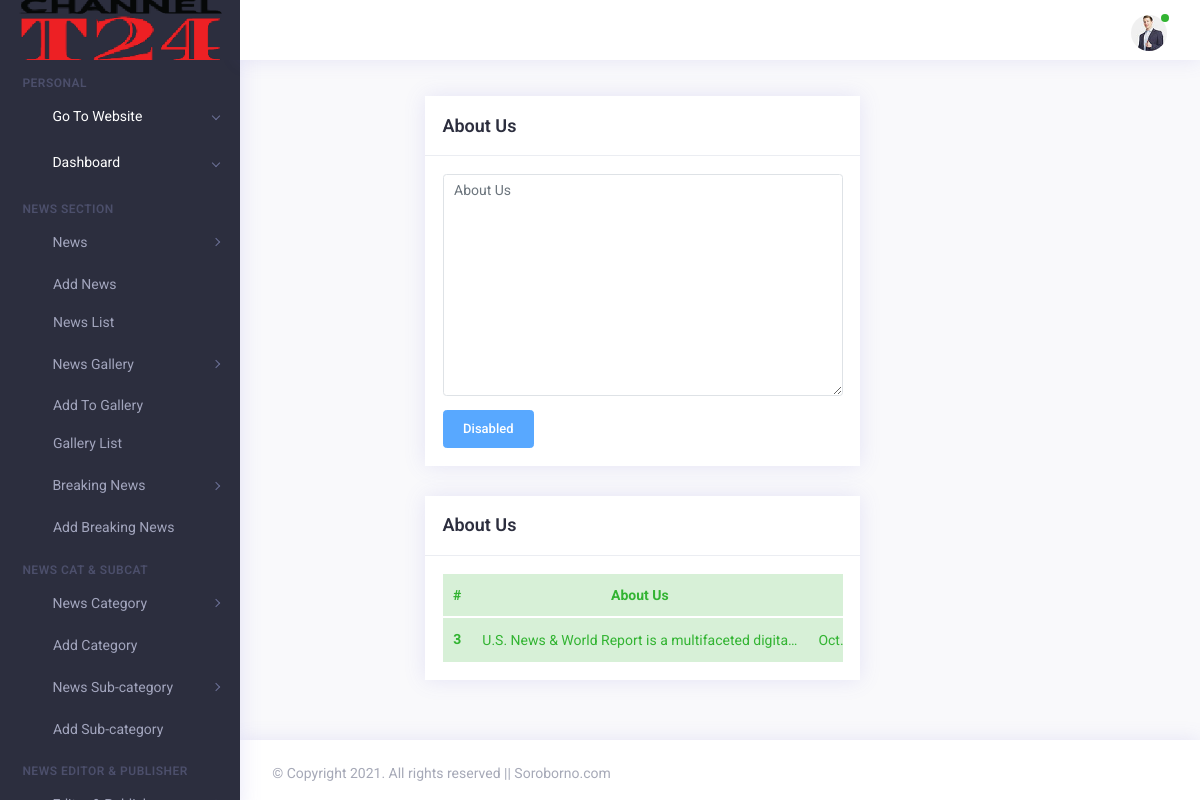
Screenshot of /ap/news/about/us/ (signed in) with the database file from the repository.
### adminPanel/models.py (models this page shows, shortened)
class SiteLogo(models.Model):
    logo = models.ImageField(upload_to="logos")
    added_at = models.DateField(auto_now_add=True)

class AboutUs(models.Model):
    about_us = models.TextField()
    added_at = models.DateTimeField(auto_now_add=True)

### adminPanel/views.py (the view, shortened to what this page needs)
# urls.py: re_path(r'^ap/news/about/us/$', views.ap_aboutUs, name="apAboutUs"),
@login_required(login_url='/ap/login/register')
def ap_aboutUs(request):
    aboutUs = AboutUs.objects.filter().first()
    userProfile = UserProfile.objects.filter(user=request.user).first()
    site_logo = SiteLogo.objects.filter().order_by('-pk').first()
    context = {
        'about_us' : aboutUs,
        'userProfile': userProfile,
        'site_logo': site_logo,
    }
    return render(request, 'back-end/admin_panel/about_us.html', context)

### core/templates/back-end/admin_panel/about_us.html (shortened to what this page needs)
{% extends 'back-end/admin_panel/index.html' %}
{% load static %}
{% block main-block %}
<div class="app-main" id="main">
    <div class="container-fluid">
        <div class="row">
            <div class="col-xl-2"></div>
            <div class="col-xl-6">
            </div>
            <div class="col-xl-2"></div>
        </div>
        <div class="row">
            <div class="col-xl-2"></div>
            <div class="col-xl-6">
                <div class="row">
                    <div class="col-xl-12">
                        <div class="card card-statistics">
                            <div class="card-header">
                                <div class="card-heading">
                                    <h4 class="card-title">About Us</h4>
                                </div>
                            </div>
                            <div class="card-body">
                                <form action="{% url 'apAboutUs' %}" method="POST" enctype="multipart/form-data">
                                    <div class="form-row">
                                        <div class="form-group col-md-12">
                                            <textarea name="about_us" id="about_us" class="form-control" maxlength="285" style="width:100%;"
                                                      cols="30" rows="10" placeholder="About Us" required></textarea>
                                        </div>
                                    </div>
                                    {% if about_us %}
                                    <button type="submit" class="btn btn-primary" disabled>Disabled</button>
                                    {% else %}
                                    <button type="submit" class="btn btn-primary">Add</button>
                                    {% endif %}
                                </form>
                            </div>
                        </div>
                    </div>
                    <div class="col-xl-12">
                        <div class="card card-statistics">
                            <div class="card-header">
                                <div class="card-heading">
                                    <h4 class="card-title">About Us</h4>
                                </div>
                            </div>
                            <div class="card-body">
                                <div class="table-responsive">
                                    <table class="table table-success mb-0">
                                        <thead>
                                        <tr>
                                            <th scope="col" class="text-center">#</th>
                                            <th scope="col" class="text-center">About Us</th>
                                            <th scope="col" class="text-center">Added</th>
                                        </tr>
                                        </thead>
                                        <tbody>
                                        {% if about_us %}
                                        <tr>
                                            <th scope="row" class="text-center">{{about_us.pk}}</th>
                                            <td class="text-center">{{about_us.about_us|truncatechars:50}}</td>
                                            <td class="text-center">{{about_us.added_at}}</td>
                                        </tr>
                                        {% else %}
                                        <h3 class="text-center">Contact Info not added yet!</h3>
                                        {% endif %}
                                        </tbody>
                                    </table>
                                </div>
                            </div>
                        </div>
                    </div>
                </div>
            </div>
            <div class="col-xl-2"></div>
        </div>
    </div>
</div>
{% endblock %}

### core/templates/back-end/admin_panel/index.html (shortened to what this page needs)
{% load static %}
<!DOCTYPE html>
<html lang="en">
<head>
    <link rel="stylesheet" type="text/css" href="{% static 'back-end/adminPanel/assets/css/vendors.css' %}" />
    <link rel="stylesheet" type="text/css" href="{% static 'back-end/adminPanel/assets/css/style.css' %}" />
</head>
<body>
    <div class="app">
        <div class="app-wrap">
            <header class="app-header top-bar">
                <nav class="navbar navbar-expand-md">
                    <div class="navbar-header d-flex align-items-center">
                        <a class="navbar-brand" href="/ap/home">
                            {% if site_logo %}
                            <img src="{{site_logo.logo.url}}" width="100%;" style="position: relative; left: -10px; " alt="loader">
                            {% else %}
                            <img src="{% static 'back-end/adminPanel/assets/img/loader/loader.svg' %}" alt="loader">
                            {% endif %}
                        </a>
                    </div>
                    <div class="collapse navbar-collapse" id="navbarSupportedContent">
                        <div class="navigation d-flex">
                            <ul class="navbar-nav nav-left">
                                <li class="nav-item">
                                    <a href="javascript:void(0)" class="nav-link sidebar-toggle">
                                        <i class="ti ti-align-right"></i>
                                    </a>
                                </li>
                                <li class="nav-item full-screen d-none d-lg-block" id="btnFullscreen">
                                    <a href="javascript:void(0)" class="nav-link expand">
                                    </a>
                                </li>
                            </ul>
                            <ul class="navbar-nav nav-right ml-auto">
                                <li class="nav-item">
                                    <a class="nav-link search" href="javascript:void(0)">
                                        <i class="ti ti-search"></i>
                                    </a>
                                </li>
                                <li class="nav-item dropdown user-profile">
                                    <a href="javascript:void(0)" class="nav-link dropdown-toggle " id="navbarDropdown4" role="button" data-toggle="dropdown" aria-haspopup="true" aria-expanded="false">
                                        {% if userProfile %}
                                        <img src="{{userProfile.profile_pic.url}}" alt="avtar-img">
                                        {% else %}
                                        <img src="{% static 'back-end/adminPanel/assets/img/avtar/02.jpg' %}" alt="avtar-img">
                                        {% endif %}
                                        <span class="bg-success user-status"></span>
                                    </a>
                                </li>
                            </ul>
                        </div>
                    </div>
                </nav>
            </header>
            <div class="app-container">
                <aside class="app-navbar">
                    <div class="sidebar-nav scrollbar scroll_light">
                        <ul class="metismenu " id="sidebarNav">
                            <li class="nav-static-title">Personal</li>
                            <li class="active">
                                <a class="has-arrow" href="/" target="_blank" aria-expanded="false">
                                    <i class="nav-icon ti ti-rocket"></i>
                                    <span class="nav-title">Go To Website</span>
                                </a>
                                <a class="has-arrow" href="/ap/home" aria-expanded="false">
                                    <i class="nav-icon fa fa-dashboard"></i>
                                    <span class="nav-title">Dashboard</span>
                                </a>
                            </li>
                            <li class="nav-static-title">News Section</li>
                            <li>
                                <a class="has-arrow" href="#" aria-expanded="false"> <i class="nav-icon ti ti-layout-grid4-alt"></i> <span class="nav-title">News</span> </a>
                                <ul aria-expanded="false">
                                    <li> <a href="/ap/add/news">Add News</a></li>
                                    <li> <a href="/ap/news/list">News List</a> </li>
                                </ul>
                            </li>
                            <li>
                                <a class="has-arrow" href="#" aria-expanded="false"> <i class="nav-icon ti ti-layout-grid4-alt"></i> <span class="nav-title">News Gallery</span> </a>
                                <ul aria-expanded="false">
                                    <li> <a href="/ap/news/gallery">Add To Gallery</a></li>
                                    <li> <a href="/ap/news/gallery/list">Gallery List</a> </li>
                                </ul>
                            </li>
                             <li>
                                <a class="has-arrow" href="#" aria-expanded="false"> <i class="nav-icon ti ti-layout-grid4-alt"></i> <span class="nav-title">Breaking News</span> </a>
                                <ul aria-expanded="false">
                                    <li> <a href="/ap/add/breaking/news">Add Breaking News</a></li>
                                </ul>
                            </li>
                            <li class="nav-static-title">News Cat & Subcat</li>
                            <li>
                                <a class="has-arrow" href="#" aria-expanded="false"> <i class="nav-icon ti ti-layout-grid4-alt"></i> <span class="nav-title">News Category</span> </a>
                                <ul aria-expanded="false">
                                    <li> <a href="/ap/add/news/category">Add Category</a> </li>
                                </ul>
                            </li>
                            <li>
                                <a class="has-arrow" href="#" aria-expanded="false"> <i class="nav-icon ti ti-layout-grid4-alt"></i> <span class="nav-title">News Sub-category</span> </a>
                                <ul aria-expanded="false">
                                    <li> <a href="/ap/add/news/subcat">Add Sub-category</a> </li>
                                </ul>
                            </li>
                            <li class="nav-static-title">News Editor & Publisher</li>
                            <li>
                                <a class="has-arrow" href="#" aria-expanded="false"> <i class="nav-icon ti ti-layout-grid4-alt"></i> <span class="nav-title">Editor & Publisher</span> </a>
                            </li>
                        </ul>
                    </div>
                </aside>
                {% block main-block %}
                {% endblock %}
            </div>
            <footer class="footer">
                <div class="row">
                    <div class="col-12 col-sm-6 text-center text-sm-left">
                        <p>&copy; Copyright 2021. All rights reserved || Soroborno.com</p>
                    </div>
                </div>
            </footer>
        </div>
    </div>
</body>
</html>

### rows the page displays
SiteLogo: logo (picture)
AboutUs: pk "3", about_us "U.S. News & World Report is a multifaceted digita…", added_at "Oct.…"
